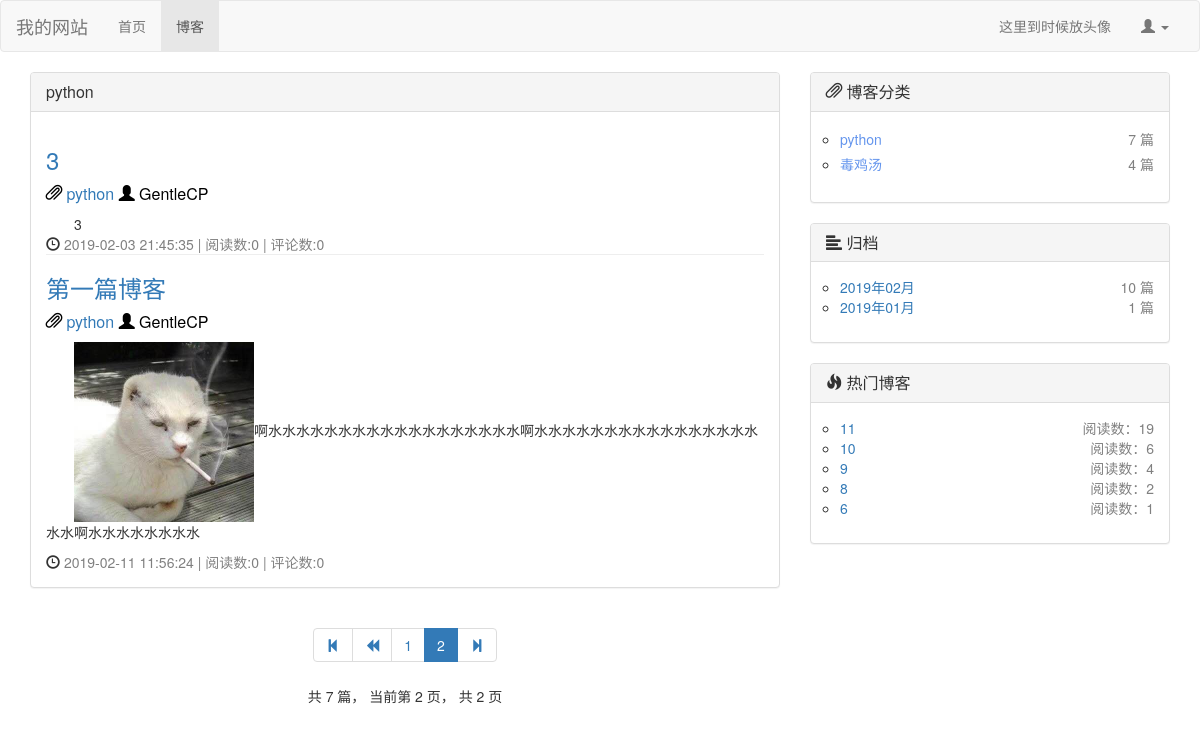
Screenshot of /blog/blog_type/1?page=2 with the database file from the repository.
### blog/models.py (models this page shows, shortened)
class BlogType(models.Model):
    type_name = models.CharField(max_length=30, verbose_name="博客类型")

class Blog(models.Model, ReadNumExtendMethod):
    title = models.CharField(max_length=40, verbose_name="标题")
    blog_type = models.ForeignKey(BlogType, on_delete=models.DO_NOTHING, verbose_name="博客类型")
    author = models.ForeignKey(User, on_delete=models.DO_NOTHING, verbose_name="作者")
    content = RichTextUploadingField(verbose_name="内容")
    created_time = models.DateTimeField(auto_now_add=True, verbose_name="创建时间")
    last_modified_time = models.DateTimeField(auto_now=True, verbose_name="上次修改时间")
    class Meta:
        ordering = ['-created_time', ]  # 这里让前端网页在对从request获取到的数据排序按照创建时间由新到旧

### read_statistic/models.py (models this page shows, shortened)
class ReadNum(models.Model):
    read_num = models.IntegerField(default=0)
    content_type = models.ForeignKey(ContentType,on_delete=models.DO_NOTHING) # 将ContentType绑定作为外键生成contenttype对象
    object_id = models.PositiveIntegerField() # 对象的id，确定了对象后根据id唯一定位对象
    content_object = GenericForeignKey('content_type','object_id') # 将上面两个合并成一个content对象

### blog/views.py (the view)
# urls.py: path('blog_type/<int:blog_type_id>',views.get_blog_with_type, name = "blog_with_type"), #所有该类型下的blog
def get_blog_with_type(request, blog_type_id):
    type = get_object_or_404(BlogType, id=blog_type_id)
    all_blogs = Blog.objects.filter(blog_type=type)  # 获取该type下所有的blog
    context = get_blog_common(request, all_blogs)
    context['blog_type'] = type
    return render(request, 'blog_with_type.html', context)

### blog/utils.py (called while the page is built)
def blogs_pagination(request, all_blogs):
    blog_paginator = Paginator(all_blogs, settings.BLOGS_PER_PAGE)  # 博客分页器，5条一页
    page_num = request.GET.get('page', 1)  # 获取url请求中页面的参数
    blogs_in_page = blog_paginator.get_page(page_num)  # 根据页面获取到该页的blog对象
    current_page_num = blogs_in_page.number  # 当前页面
    page_range = [i for i in [current_page_num - 2, current_page_num - 1, current_page_num,
                              current_page_num + 1, current_page_num + 2] if
                  i > 0 and i <= blog_paginator.num_pages]
    return blogs_in_page, page_range

def get_blog_types():
    blog_types = BlogType.objects.all()
    for blog_type in blog_types:
        blog_count = Blog.objects.filter(blog_type=blog_type).count()  # 根据博客类型统计该类型下的博客数量
        blog_type.blog_count = blog_count
    return blog_types

def get_blog_dates():
    blog_dates = Blog.objects.dates('created_time', 'month', order='DESC')  # 按月份返回博客,是个dates对象
    blog_dates_dic = {}
    for blog_date in blog_dates:
        blog_count = Blog.objects.filter(created_time__year=blog_date.year,
                                         created_time__month=blog_date.month).count()  # 根据取到的月份博客的年月属性挑出博客
        blog_dates_dic[blog_date] = blog_count
    return blog_dates_dic

def get_hot_blogs():
    hot_blogs = []
    ct = ContentType.objects.get_for_model(Blog)
    readnums = ReadNum.objects.filter(content_type=ct).order_by('-read_num')  # 暗转阅读量获取
    num_of_hot_blogs = readnums.count()  # 总的已读文章数
    for i in range(num_of_hot_blogs if num_of_hot_blogs < settings.NUM_OF_HOT_BLOGS else settings.NUM_OF_HOT_BLOGS):
        hot_blog = Blog.objects.get(id=readnums[i].object_id)
        hot_blogs.append(hot_blog)
    return hot_blogs

### blog/views.py (called while the page is built)
def get_blog_common(request, all_blogs):
    context = {}
    blogs_in_page, page_range = blogs_pagination(request, all_blogs)
    blog_types = get_blog_types()
    blog_dates_dic = get_blog_dates()
    hot_blogs = get_hot_blogs()
    context['blogs_in_page'] = blogs_in_page
    context['page_range'] = page_range  # 选取当前页面和邻近的4页作为分页显示
    context['blog_types'] = blog_types  # 统计了博客数量的博客类型
    context['blog_dates'] = blog_dates_dic  # 统计了博客数量的按月博客
    context['hot_blogs'] = hot_blogs  # 热门博客
    return context

### comment/templatetags/comment_tags.py (called while the page is built)
@register.simple_tag  # simple_tag允许传入多个参数
def get_comment_num(obj):
    content_type = ContentType.objects.get_for_model(obj)  # 通过对象获取content_type
    comment_num = Comment.objects.filter(content_type=content_type, object_id=obj.id).count()  # 评论数
    return comment_num

### blog/templates/blog_with_type.html (shortened to what this page needs)
{% extends 'blog_list.html' %}
{% block blog-head %}{{ blog_type.type_name }}{% endblock %}

### blog/templates/blog_list.html (shortened to what this page needs)
{% extends 'base.html' %}
{% block nav_blog_active %}active{% endblock %}
{% load staticfiles %}
{% load comment_tags %}
{% block head_extends %}
    <link rel="stylesheet" href="{% static 'css/blog.css' %}">
{% endblock %}
{% block content %}
    <div class="container">
        <div class="row">
            <div class="col-md-8">
                <div class="panel panel-default">
                    <div class="panel-heading">
                        <h3 class="panel-title">{% block blog-head %}{% endblock %}</h3>
                    </div>
                    <div class="panel-body">
                        {% for blog in blogs_in_page.object_list %}
                            <div class="blog">
                                <h3><a href={% url 'blog_detail' blog.id %}>{{ blog.title }}</a></h3>
                                <p class="blog-info">
                                    <span class="glyphicon glyphicon-paperclip"
                                          aria-hidden="true"></span> <a
                                        href= {% url 'blog_with_type' blog.blog_type.id %}>{{ blog.blog_type.type_name }}</a>
                                    <span class="glyphicon glyphicon-user"
                                          aria-hidden="true"></span> {{ blog.author }}
                                </p>
                                <div class="blog-outline">
                                    {{ blog.content | truncatechars:150 |safe}}
                                </div>
                                <nobr><span class="glyphicon glyphicon-time"
                                          aria-hidden="true"></span> <font
                                        color="gray">{{ blog.last_modified_time|date:"Y-m-d H:i:s" }}</font></nobr>
                                <nobr><font color="gray"> | 阅读数:{{ blog.get_read_num }}</font></nobr>
                            <nobr><font color="gray"> | 评论数:{% get_comment_num blog %}</font></nobr>
                            </div>
                        {% empty %}
                            暂无博客，赶快去写一个吧~
                        {% endfor %}
                    </div>
                </div>
                <div class="blog-paging">
                    <ul class="pagination">
                        <li>
                            <a href="?page=1" aria-label="Previous">
                                    <span aria-hidden="true">
                                         <span class="glyphicon glyphicon-step-backward" aria-hidden="true"></span>
                                    </span>
                            </a>
                        </li>
                        {% if blogs_in_page.has_previous %}
                            <li>
                                <a href="?page={{ blogs_in_page.previous_page_number }}" aria-label="Previous">
                                         <span aria-hidden="true">
                                         <span class="glyphicon glyphicon-backward" aria-hidden="true"></span>
                                    </span>
                                </a>
                            </li>
                        {% endif %}
                        {% for page_num in page_range %}
                            {% if page_num == blogs_in_page.number %}
                                <li class="active">
                                    <span>{{ page_num }} <span class="sr-only">(current)</span></span>
                                </li>
                            {% else %}
                                <li><a href="?page={{ page_num }}">{{ page_num }}</a></li>
                            {% endif %}
                        {% endfor %}
                        <li>
                            <a href="?page={{ blogs_in_page.paginator.num_pages }}" aria-label="Previous">
                                    <span aria-hidden="true">
                                        <span class="glyphicon glyphicon-step-forward" aria-hidden="true"></span>
                                    </span>
                            </a>
                        </li>
                    </ul>
                    <p>
                        共 {{ blogs_in_page.paginator.count }} 篇，
                        当前第 {{ blogs_in_page.number }} 页，
                        共 {{ blogs_in_page.paginator.num_pages }} 页
                    </p>
                </div>
            </div>
            <div class="col-md-4">
                <div class="panel panel-default">
                    <div class="panel-heading">
                        <h3 class="panel-title"><span class="glyphicon glyphicon-paperclip"
                                                      aria-hidden="true"></span> 博客分类</h3>
                    </div>
                    <div class="panel-body">
                        <ul class="blog-types">
                            {% for blog_type in blog_types %}
                                <li style="line-height:25px">
                                    <nobr class ="blog-url"><a href= {% url 'blog_with_type' blog_type.id %}>
                                        <font color="#6495ed"> {{ blog_type.type_name }} </font></a></nobr>
                                    <nobr class = "blog-arg">{{ blog_type.blog_count }} 篇</nobr>
                                </li>
                            {% empty %}
                                <li><a>暂无类型，赶快去添加分类吧~</a></li>
                            {% endfor %}
                        </ul>
                    </div>
                </div>
                <div class="panel panel-default">
                    <div class="panel-heading">
                        <h3 class="panel-title"><span class="glyphicon glyphicon-align-left"
                                                      aria-hidden="true"></span> 归档</h3>
                    </div>
                    <div class="panel-body">
                        <ul class="blog-types">
                            {% for blog_date, blog_count in blog_dates.items %}
                                <li>
                                    <nobr class="blog-url"><a
                                            href= {% url 'blog_with_date'  blog_date.year blog_date.month %}>
                                        {{ blog_date | date:"Y年m月" }}</a></nobr>
                                    <nobr class="blog-arg">{{ blog_count }} 篇</nobr>
                                </li>
                            {% endfor %}
                        </ul>
                    </div>
                </div>
                <div class="panel panel-default">
                    <div class="panel-heading">
                        <h3 class="panel-title"><span class="glyphicon glyphicon-fire"
                                                      aria-hidden="true"></span> 热门博客</h3>
                    </div>
                    <div class="panel-body">
                        <ul class="blog-types">
                            {% for hot_blog in hot_blogs %}
                                <li>
                                    <nobr class="blog-url"><a href={% url 'blog_detail' hot_blog.id %}>
                                        {{ hot_blog.title }} </a></nobr>
                                    <nobr class="blog-arg">阅读数：{{ hot_blog.get_read_num }}</nobr>
                                </li>
                            {% endfor %}
                        </ul>
                    </div>
                </div>
            </div>
        </div>
    </div>
{% endblock %}

### static/css/blog.css (style rules this page uses)
ul.blog-types { list-style-type: circle; padding-left: 1em; }
ul.blog-types nobr.blog-url { color: #6495ed; }
ul.blog-types nobr.blog-arg { color: #808080; float: right; }
div.blog { margin-top: 0.5em; }
div.blog:not(:last-child) { margin-top: 0.5em; margin-bottom: 1em; border-bottom:1px solid #eeeeee; }
div.blog p.blog-info { margin-bottom: 0.5em; font-size: medium; color: #000000; }
div.blog-outline { text-indent: 2em; }
div.blog-paging { text-align: center; }

### rows the page displays
BlogType: type_name "python", blog_count "7"
Blog: title "3", blog_type.type_name "python", author "GentleCP", content "3", last_modified_time "2019-02-03 21:45:35", get_read_num "0", id "0"
Blog: title "第一篇博客", blog_type.type_name "python", author "GentleCP", content (picture), content "啊水水水水水水水水水水水水水水水水水水啊水水水水水水水水水水水水水水水水水水啊水水水水水水水水", last_modified_time "2019-02-11 11:56:24", get_read_num "0", id "0"
BlogType: type_name "毒鸡汤", blog_count "4"
Blog: title "11", get_read_num "19"
Blog: title "10", get_read_num "6"
Blog: title "9", get_read_num "4"
Blog: title "8", get_read_num "2"
Blog: title "6", get_read_num "1"

### other values shown
{{ page_num }} "1"
{{ page_num }} "2"
{{ blogs_in_page.paginator.count }} "7"
{{ blogs_in_page.number }} "2"
{{ blogs_in_page.paginator.num_pages }} "2"
{{ blog_date | date:"Y年m月" }} "2019年02月" "2019年01月"
{{ blog_count }} "10" "1"
